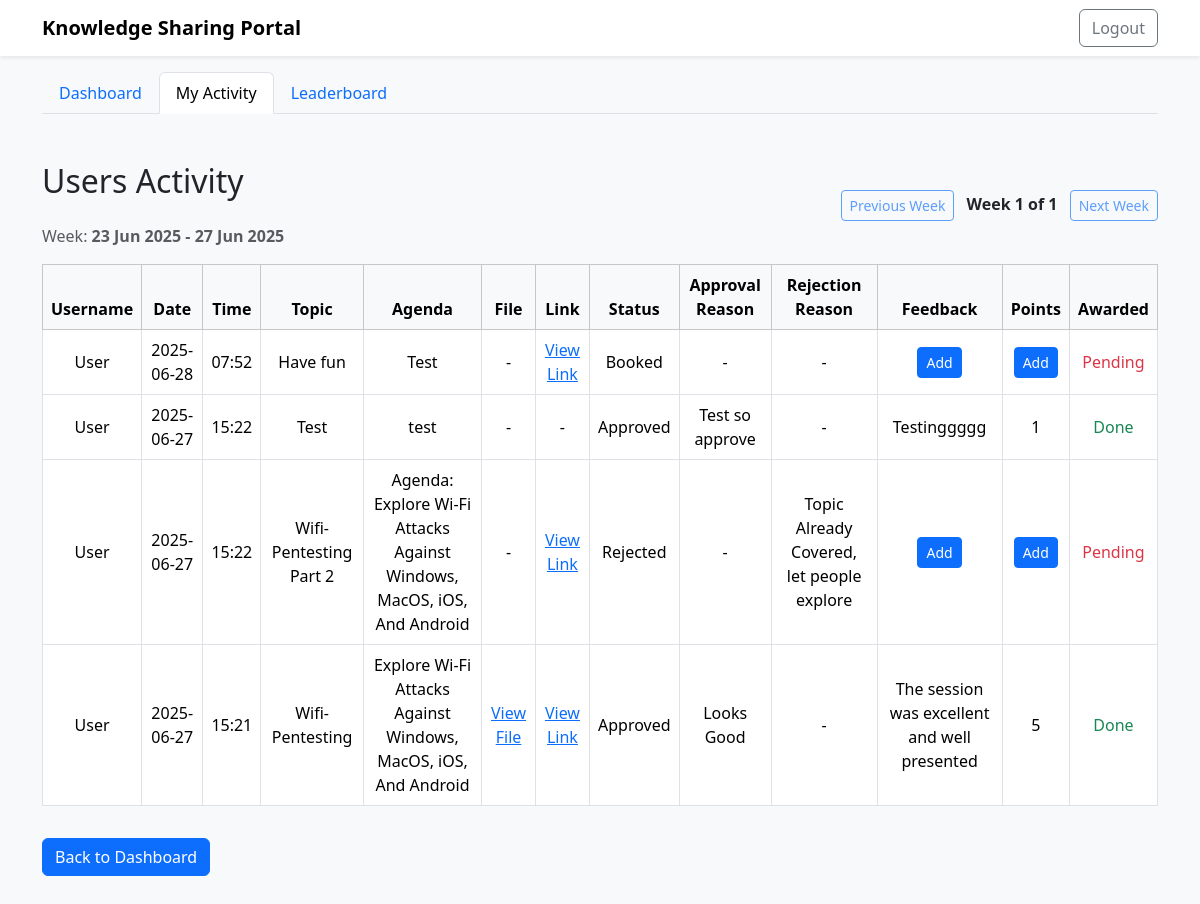
The page /my-activity (signed in) on the database its author committed.
### tables this page shows
CREATE TABLE slot_activity (
        id INTEGER PRIMARY KEY AUTOINCREMENT,
        slot_id INTEGER NOT NULL,
        user_id INTEGER NOT NULL,
        status TEXT NOT NULL,
        approval_reason TEXT,
        rejection_reason TEXT,
        feedback TEXT,
        comments TEXT,
        points_awarded INTEGER,
        topic TEXT,
        agenda TEXT,
        file_path TEXT,
        link TEXT,
        created_at TEXT DEFAULT CURRENT_TIMESTAMP,
        updated_at TEXT DEFAULT CURRENT_TIMESTAMP,
        FOREIGN KEY (slot_id) REFERENCES slots(id),
        FOREIGN KEY (user_id) REFERENCES users(id)
    );

CREATE TABLE users (
        id INTEGER PRIMARY KEY AUTOINCREMENT,
        name TEXT NOT NULL,
        email TEXT UNIQUE NOT NULL,
        password TEXT NOT NULL,
        role TEXT NOT NULL DEFAULT 'user'
    );

### app.py (the view)
@app.route('/my-activity')
@token_required
def my_activity():
    db = get_db()
    user_email = g.get('user')
    user = db.execute('SELECT * FROM users WHERE email = ?', (user_email,)).fetchone()
    is_admin = user['role'] == 'admin'
    if is_admin:
        all_activities = db.execute('''
            SELECT sa.*, u.name as username FROM slot_activity sa
            JOIN users u ON sa.user_id = u.id
            ORDER BY sa.created_at DESC
        ''').fetchall()
    else:
        all_activities = db.execute('''SELECT * FROM slot_activity WHERE user_id = ? ORDER BY created_at DESC''', (user['id'],)).fetchall()
    def get_week_start(dt):
        return dt - timedelta(days=dt.weekday())
    activities_by_week = {}
    for a in all_activities:
        dt = datetime.datetime.strptime(a['created_at'][:10], '%Y-%m-%d')
        week_start = get_week_start(dt)
        if week_start not in activities_by_week:
            activities_by_week[week_start] = []
        activities_by_week[week_start].append(a)
    sorted_weeks = sorted(activities_by_week.keys(), reverse=True)
    week_number = int(request.args.get('week', 0))
    if not sorted_weeks:
        week_dates = []
        activities = []
        total_weeks = 0
    else:
        if week_number < 0 or week_number >= len(sorted_weeks):
            week_number = 0
        week_dates = [sorted_weeks[week_number] + timedelta(days=i) for i in range(5)]
        activities = activities_by_week.get(sorted_weeks[week_number], [])
        total_weeks = len(sorted_weeks)
    return render_template('my_activity.html', user=user, activities=activities, is_admin=is_admin, week_number=week_number, total_weeks=total_weeks, week_dates=week_dates)

### app.py (called while the page is built)
def get_db():
    if 'db' not in g:
        g.db = sqlite3.connect(app.config['DATABASE'])
        g.db.row_factory = sqlite3.Row
    return g.db

def token_required(f):
    @wraps(f)
    def decorated(*args, **kwargs):
        token = request.cookies.get('token')
        if not token:
            return redirect(url_for('login'))
        try:
            data = jwt.decode(token, app.config['SECRET_KEY'], algorithms=["HS256"])
            g.user = data['email']
        except Exception:
            return redirect(url_for('login'))
        return f(*args, **kwargs)
    return decorated

### templates/my_activity.html (shortened to what this page needs)
<!DOCTYPE html>
<html lang="en">
<head>
    <link href="https://cdn.jsdelivr.net/npm/bootstrap@5.3.2/dist/css/bootstrap.min.css" rel="stylesheet">
</head>
<body class="bg-light" style="min-height: 100vh;">
    <nav class="navbar navbar-expand-lg navbar-light bg-white shadow-sm">
        <div class="container">
            <a class="navbar-brand fw-bold" href="/dashboard">Knowledge Sharing Portal</a>
            <div class="d-flex">
                <a href="/logout" class="btn btn-outline-secondary">Logout</a>
            </div>
        </div>
    </nav>
    <div class="container mt-3">
        <ul class="nav nav-tabs">
            <li class="nav-item">
                <a class="nav-link" href="/dashboard">Dashboard</a>
            </li>
            <li class="nav-item">
                <a class="nav-link active" href="/my-activity">My Activity</a>
            </li>
            <li class="nav-item">
                <a class="nav-link" href="/leaderboard">Leaderboard</a>
            </li>
        </ul>
    </div>
    <div class="container py-5">
        <div class="d-flex justify-content-between align-items-center mb-3">
            <div>
                <h2 class="mb-4">{% if is_admin %}Users Activity{% else %}My Activity{% endif %}</h2>
                {% if week_dates and week_dates|length > 0 %}
                <div class="text-muted">
                    Week: <b>{{ week_dates[0].strftime('%d %b %Y') }} - {{ week_dates[-1].strftime('%d %b %Y') }}</b>
                </div>
                {% endif %}
            </div>
            <div>
                <a href="/my-activity?week={{ week_number - 1 }}" class="btn btn-outline-primary btn-sm me-2 {% if week_number == 0 %}disabled{% endif %}">Previous Week</a>
                <span class="fw-bold">Week {{ week_number + 1 }} of {{ total_weeks }}</span>
                <a href="/my-activity?week={{ week_number + 1 }}" class="btn btn-outline-primary btn-sm ms-2 {% if week_number + 1 >= total_weeks %}disabled{% endif %}">Next Week</a>
            </div>
        </div>
        <div class="table-responsive">
            <table class="table table-bordered align-middle text-center bg-white">
                <thead class="table-light">
                    <tr>
                        {% if is_admin %}<th>Username</th>{% endif %}
                        <th>Date</th>
                        <th>Time</th>
                        <th>Topic</th>
                        <th>Agenda</th>
                        <th>File</th>
                        <th>Link</th>
                        <th>Status</th>
                        <th>Approval Reason</th>
                        <th>Rejection Reason</th>
                        <th>Feedback</th>
                        <th>Points</th>
                        {% if is_admin %}<th>Awarded</th>{% endif %}
                    </tr>
                </thead>
                <tbody>
                    {% for a in activities %}
                    <tr>
                        {% if is_admin %}<td>{{ a['username'] }}</td>{% endif %}
                        <td>{{ a['created_at'][:10] }}</td>
                        <td>{{ a['created_at'][11:16] }}</td>
                        <td>{{ a['topic'] or '-' }}</td>
                        <td>{{ a['agenda'] or '-' }}</td>
                        <td>{% if a['file_path'] %}<a href="/{{ a['file_path'] }}" target="_blank">View File</a>{% else %}-{% endif %}</td>
                        <td>{% if a['link'] %}<a href="{{ a['link'] }}" target="_blank">View Link</a>{% else %}-{% endif %}</td>
                        <td>{{ a['status']|capitalize }}</td>
                        <td>{{ a['approval_reason'] or '-' }}</td>
                        <td>{{ a['rejection_reason'] or '-' }}</td>
                        <td>
                            {% if is_admin and not a['feedback'] and a['points_awarded'] is none %}
                                <a href="/admin-feedback/{{ a['id'] }}" class="btn btn-sm btn-primary">Add</a>
                            {% else %}
                                {{ a['feedback'] or '-' }}
                            {% endif %}
                        </td>
                        <td>
                            {% if is_admin and not a['feedback'] and a['points_awarded'] is none %}
                                <a href="/admin-feedback/{{ a['id'] }}" class="btn btn-sm btn-primary">Add</a>
                            {% else %}
                                {{ a['points_awarded'] if a['points_awarded'] is not none else '-' }}
                            {% endif %}
                        </td>
                        {% if is_admin %}
                            <td>
                                {% if not a['feedback'] and a['points_awarded'] is none %}
                                <span class="text-danger">Pending</span>
                                {% else %}
                                    <span class="text-success">Done</span>
                                {% endif %}
                            </td>
                        {% endif %}
                    </tr>
                    {% else %}
                    <tr><td colspan="10" class="text-muted">No activity found.</td></tr>
                    {% endfor %}
                </tbody>
            </table>
        </div>
        <a href="/dashboard" class="btn btn-primary mt-3">Back to Dashboard</a>
    </div>
</body>
</html>

### rows shown on the page
slot_activity: username "User", created_at "2025-06-28", created_at "07:52", topic "Have fun", agenda "Test", status "Booked", a "-", shows "Pending"
slot_activity: username "User", created_at "2025-06-27", created_at "15:22", topic "Test", agenda "test", status "Approved", approval_reason "Test so approve", a "-", feedback "Testinggggg", points_awarded "1", shows "Done"
slot_activity: username "User", created_at "2025-06-27", created_at "15:22", topic "Wifi-Pentesting Part 2", agenda "Agenda: Explore Wi-Fi Attacks Against Windows, MacOS, iOS, And Android", status "Rejected", a "-", rejection_reason "Topic Already Covered, let people explore", shows "Pending"
slot_activity: username "User", created_at "2025-06-27", created_at "15:21", topic "Wifi-Pentesting", agenda "Explore Wi-Fi Attacks Against Windows, MacOS, iOS, And Android", status "Approved", approval_reason "Looks Good", a "-", feedback "The session was excellent and well presented", points_awarded "5", shows "Done"

### other values the page prints
{{ week_dates[0].strftime('%d %b %Y') }} "23 Jun 2025"
{{ week_dates[-1].strftime('%d %b %Y') }} "27 Jun 2025"
{{ week_number + 1 }} "1"
{{ total_weeks }} "1"
